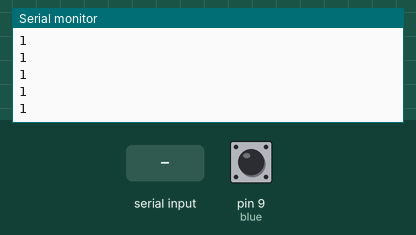
A sketch run on a simulated Arduino Uno, built with avr-gcc and run on an emulated ATmega328P. Shown: the last lines printed to the serial monitor. The inputs (shaded band) are chosen by the test bench; at power-on: pin 9 (blue) HIGH. The modem accepts every AT command (registered, SIM ready, sends succeed) and sends nothing else.

Above: at 6.3 s.
6.4 s: pin 9 (blue) pulled LOW for 0.15 s
At 7.7 s:
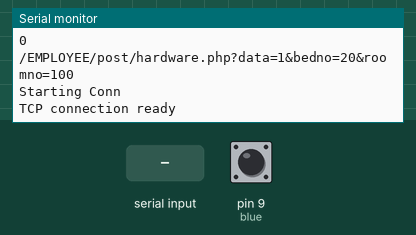
9.7 s: "2\n" received over the second serial link
At 10.5 s:
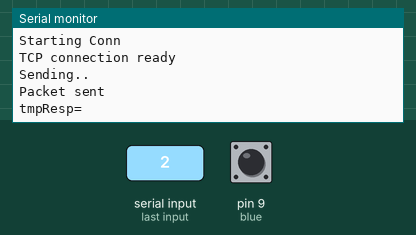
Timing chart, 0 to 12.7 s (numbered marks = the images above; inputs shaded):
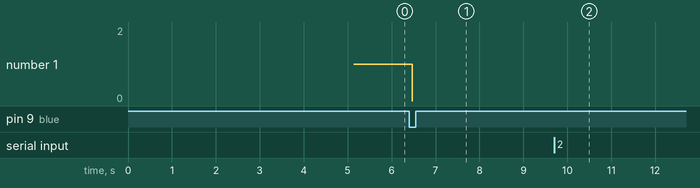

The sketch:

E-Alert.ino
```cpp
#include <SoftwareSerial.h>
int blue = 9; //This is the Button
//Create software serial object to communicate with SIM900
SoftwareSerial mySerial(3, 2); //SIM900 tx and rx
SoftwareSerial esp(5, 4);// WI-FI MODULE RX3, TX2
String uri_short = "/EMPLOYEE/post/hardware.php?data=1";
String uri;
int bedno;
int roomno;

void setup()
{
  pinMode(9, INPUT_PULLUP);
  //Begin serial communication with Arduino and Arduino IDE (Serial Monitor)
  Serial.begin(9600);

  //Begin serial communication with Arduino and SIM900
  mySerial.begin(9600);

  Serial.println("Initializing...");
  esp.begin(9600);
  Serial.begin(9600);
  connectWifi();
  delay(1000);


}


void loop()
{
   int state = digitalRead(blue);
  Serial.println(state);

  if (state == LOW){
      wireless();
      delay(3000);
      sendSms();
//      delay(2000);
//      call();

  }
//    delay(1000);
// if (state == LOW){
//  sendSms();
// }
//;
}

void wireless(){
  bedno= 20;
  roomno=100;
    uri = uri_short +"&bedno="+bedno +"&roomno="+ roomno;
    Serial.println(uri);
    httppost ();
}

void call(){
   mySerial.println("AT"); //Once the handshake test is successful, i t will back to OK
  updateSerial();

 mySerial.println("ATD+ +256753203261;"); //  change ZZ with country code and xxxxxxxxxxx with phone number to dial
  updateSerial();
  delay(20000); // wait for 20 seconds...
  mySerial.println("ATH"); //hang up
  updateSerial();

}
void sendSms(){
   mySerial.println("AT"); //Handshaking with SIM900
  updateSerial();

  mySerial.println("AT+CMGF=1"); // Configuring TEXT mode
  updateSerial();
 mySerial.println("AT+CMGS=\"+256773571839\",\"+256784612686\"");
 updateSerial();
  mySerial.println("ALERT MEDICAL EMERGENCY !!"); //text content
  mySerial.println("Attend to Patient in :");
  mySerial.print("Room Number: ");
  mySerial.println(roomno);
  mySerial.print("Bed Number: ");
  mySerial.println(bedno);


  updateSerial();
  mySerial.write(26);
}
void updateSerial()
{
  delay(500);
  while (Serial.available())
  {
    mySerial.write(Serial.read());//Forward what Serial received to Software Serial Port
  }
  while(mySerial.available())
  {
    Serial.write(mySerial.read());//Forward what Software Serial received to Serial Port
  }
}
void connectWifi() {
String ssid ="";
String password="";

    Serial.println("Trying to connect");
    esp.println("AT+CWMODE=3");
    delay(100);
    String cmd = "AT+CWJAP=\"" +ssid+"\",\"" + password + "\"";
    esp.println(cmd);
    esp.println("AT");
    String inData = esp.readStringUntil('\r');
    Serial.println("Got reponse from ESP8266: " + inData);

    delay(4000);
    if(esp.find("OK")) { Serial.println("Connected!");

    }
    else {

   // connectWifi();
      Serial.println("Cannot connect to wifi");
}

}
void httppost () {
  String data;

String server ="192.168.4.2";  //ip adress replace with www.sostechmakers.com
  Serial.println("Starting Conn");
  esp.println("AT+CIPSTART=\"TCP\",\"" + server + "\",80");//start a TCP connection.

  if( esp.find("OK")) {

    Serial.println("TCP connection ready");
  }

  delay(1000);

  String postRequest =

 "POST " + uri +
 " HTTP/1.0\r\n" +

  "Host: " + server + "\r\n" +
 "Accept: *" + "/" + "*\r\n" +

  "Content-Length: " + data.length() + "\r\n" +
  "Content-Type: application/x-www-form-urlencoded\r\n" +

  "\r\n" + data;

  String sendCmd = "AT+CIPSEND=";//determine the number of caracters to be sent.

  esp.print(sendCmd);

  esp.println(postRequest.length() );

  delay(500);

  if(esp.find(">")) {
    Serial.println("Sending..");
    esp.print(postRequest);

  if( esp.find("SEND OK")) {
    Serial.println("Packet sent");

  while (esp.available()) {

    String tmpResp = esp.readString();
    Serial.println("tmpResp=");

    Serial.println(tmpResp);


  }

  esp.println("AT+CIPCLOSE"); // close the connection

  }
}
}
```

Measured:
- after the input at 6.4 s, the serial monitor: prints a new line after 0.07 s (image 1)
- plotted number 1: 1 → 0 after the input at 6.4 s
